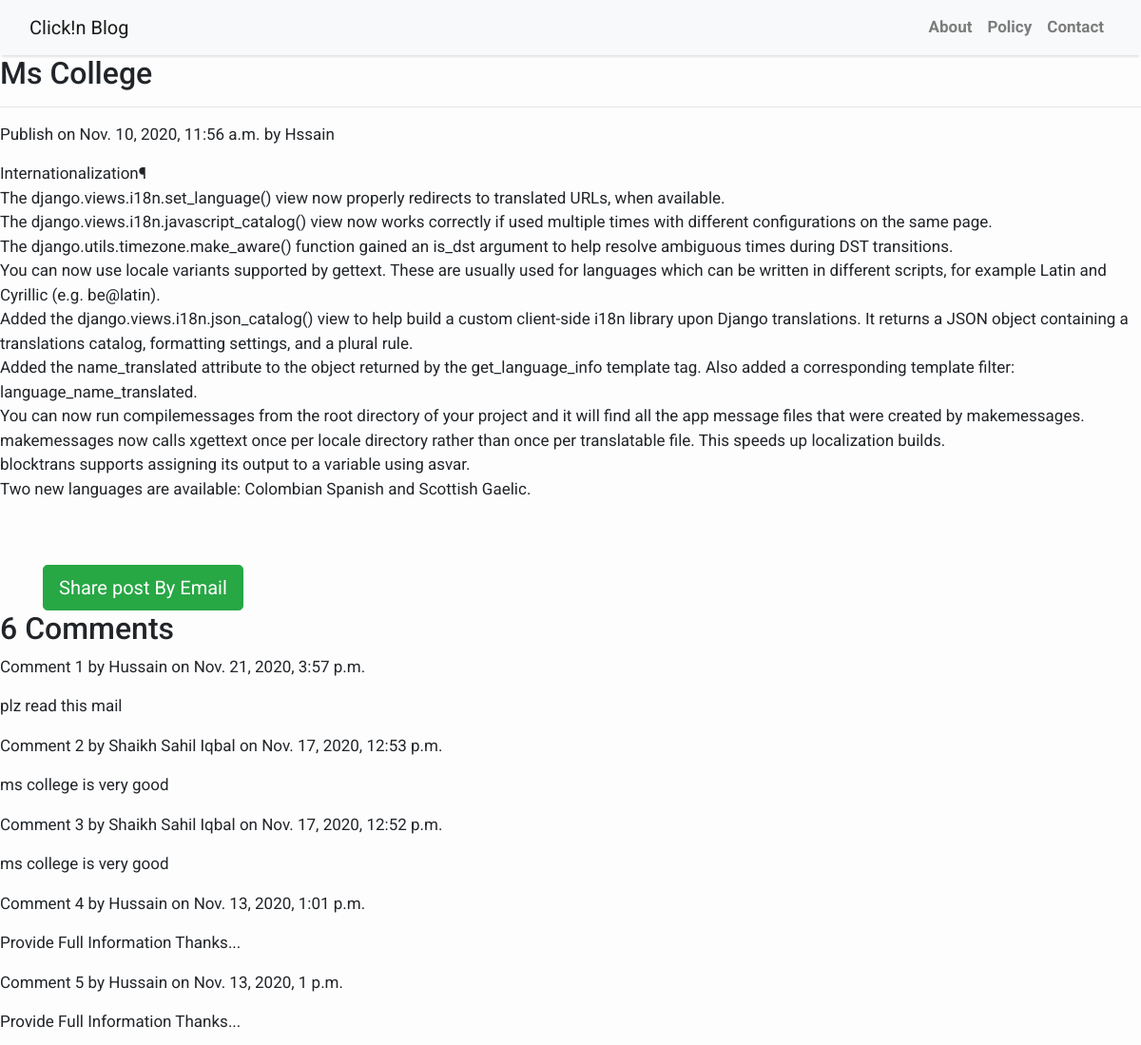
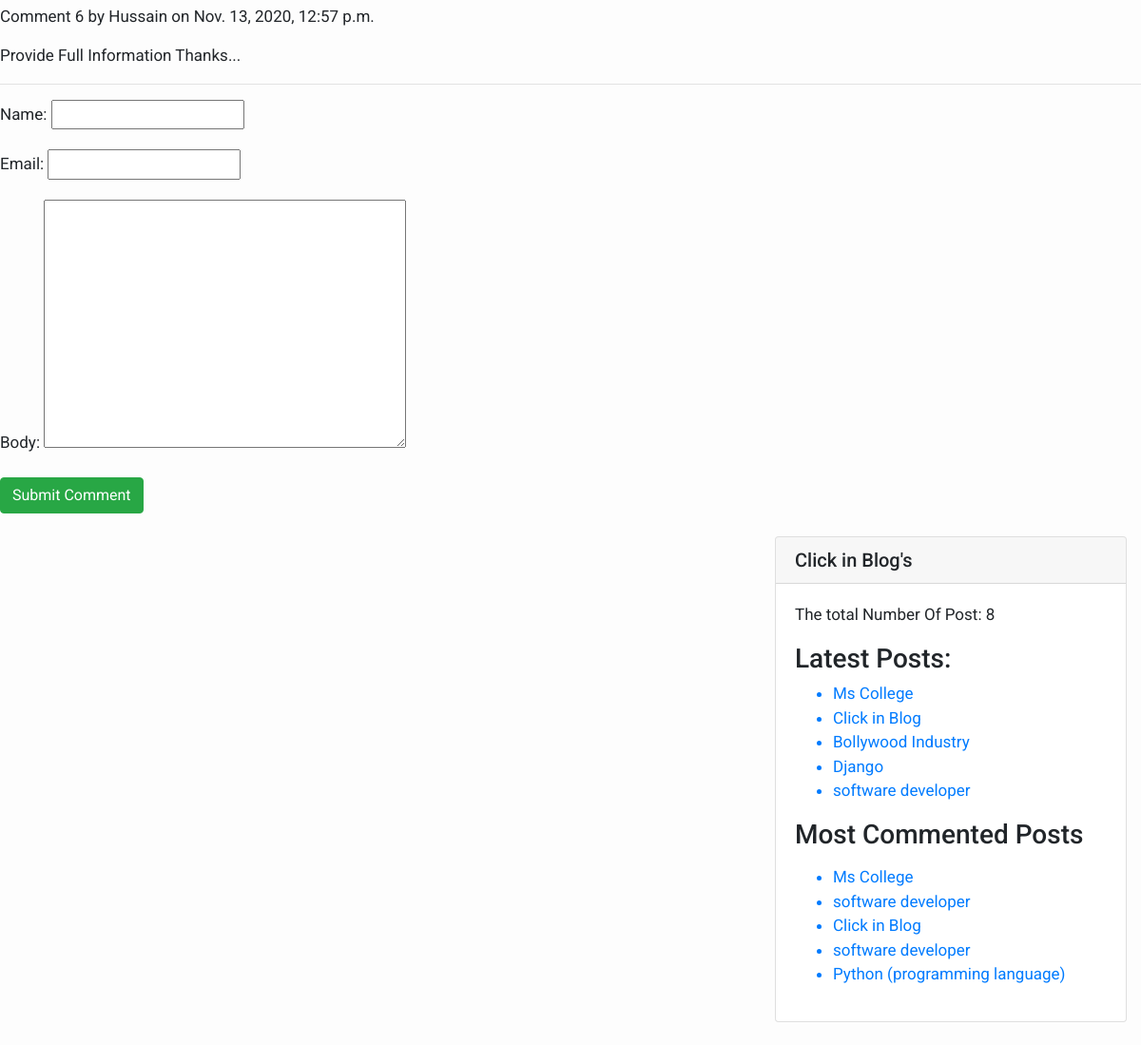
/2020/11/10/ms-college/, run on the app's committed database (2 pictures, top to bottom).
### testapp/models.py (models this page shows, shortened)
class Post(models.Model):
    STATUS_CHOICES=(('draft','Draft'),('published','Published'))
    title=models.CharField(max_length=256)
    slug=models.SlugField(max_length=264,unique_for_date='publish')
    author=models.ForeignKey(User,related_name='blog_posts',on_delete=models.CASCADE,)
    body=models.TextField()
    publish=models.DateTimeField(default=timezone.now)
    created=models.DateTimeField(auto_now=True)
    updated=models.DateTimeField(auto_now=True)
    status=models.CharField(max_length=10,choices=STATUS_CHOICES,default='draft')
    objects=CustomManager()
    tags=TaggableManager()
    class Meta:
        ordering=('-publish',) #descending order of publish
    def get_absolute_url(self):
        return reverse('post_detail',args=[self.publish.year,self.publish.strftime('%m'),self.publish.strftime('%d'),self.slug,])

class Comment(models.Model):
    post=models.ForeignKey(Post,related_name='comments',on_delete=models.CASCADE)
    name=models.CharField(max_length=32)
    email=models.EmailField()
    body=models.TextField()
    created=models.DateTimeField(auto_now_add=True)
    updated=models.DateTimeField(auto_now=True)
    active=models.BooleanField(default=True)
    class Meta:
        ordering=('-created',)

### testapp/views.py (the view)
# urls.py: path('<int:year>/<int:month>/<int:day>/<slug:post>/', views.post_detail_view,name='post_detail'),
def post_detail_view(request,year,month,day,post):
    post=get_object_or_404(Post,slug=post,
                                status='published',
                                publish__year=year,
                                publish__month=month,
                                publish__day=day,)
    comments=post.comments.filter(active=True)
    csubmit=False
    if request.method=='POST':
        form=CommentForm(request.POST)
        if form.is_valid():
            new_comment=form.save(commit=False) #get comment
            new_comment.post=post  #assing post value associte with comment
            new_comment.save()  #save comments
            csubmit=True
    else:
        form=CommentForm()
    return render(request,'testapp/post_detail.html',{'post':post,'form':form,'csubmit':csubmit,'comments':comments})

### testapp/forms.py
class CommentForm(forms.ModelForm):
    class Meta:
        model=Comment
        fields=('name','email','body')

### testapp/models.py (called while the page is built)
    def get_queryset(self):
        return super().get_queryset().filter(status='published')

### testapp/templatetags/blog_tags.py (called while the page is built)
@register.simple_tag
def total_post():
    return Post.objects.count()

@register.inclusion_tag('testapp/latest_posts123.html')
def show_latest_posts(count=3):
    latest_posts=Post.objects.order_by('-publish')[:count]
    return {'latest_posts':latest_posts}

@register.inclusion_tag('testapp/latest_posts123.html')
def get_most_commented_posts(count=5):
    most_commented_posts=Post.objects.annotate(total_comments=Count('comments')).order_by('-total_comments')[:count]
    return {'most_commented_posts':most_commented_posts}

### templates/testapp/post_detail.html (shortened to what this page needs)
{%extends 'testapp/base.html'%}
{%load static%}
  {%block content%}
    <h2>{{post.title}}</h2><hr>
    <p id="date">Publish on {{post.publish}} by {{post.author|title}}</p>
    {{post.body|linebreaks}}<br><br>
    <div class="container",align='center'>
      <a href='/share/{{post.id}}' class='btn btn-lg btn-success' target='__blank__'>Share post By Email</a>
    </div>
    {%with comments.count as comments_count%}
      <h2>{{comments_count}} Comment{{comments_count|pluralize}}</h2>
    {%endwith%}
    {%if comments%}
      {%for comment in comments%}
        <p id='comment'>Comment {{forloop.counter}} by {{comment.name}} on {{comment.created}}</p>
        <div class="cb">{{comment.body|linebreaks}}</div>
      {%endfor%}
      {%else%}
        <p>There are no Comments Yet!!</p>
    {%endif%}<hr>
    {%if csubmit%}
      <h2>Your Comment Added Successfully </h2>
    {%else%}
      <form method="post">
        {{form.as_p}}
        <input type="submit" class="btn btn-success" name="" value="Submit Comment">
      </form>
    {%endif%}
  {%endblock%}

### templates/testapp/latest_posts123.html
<ul>
  {%for post in latest_posts%}
  <a id="link" href="{{post.get_absolute_url}}"><li>{{post.title}}</li></a>
  {%endfor%}
</ul>
<ul>
  {%for post in most_commented_posts%}
  <a id="link" href="{{post.get_absolute_url}}"> <li>{{post.title}}</li> </a>
  {%endfor%}
</ul>

### templates/testapp/base.html (style rules this page uses)
body { font-family: "Roboto", sans-serif; font-size: 17px; background-color: #fdfdfd; }

### data on the page
Post: title "Ms College", publish "Nov. 10, 2020, 11:56 a.m.", author "Hssain", body "Internationalization¶ The django.views.i18n.set_language() view now properly redirects to translated URLs, when available. The django.views.i18n.javascript_catalog() view now works correctly if used multiple times with different configurations on the same page. The django.utils.timezone.make_aware() function gained an is_dst argument to help resolve ambiguous times during DST transitions. You can now use locale variants supported by gettext. These are usually used for languages which can be written in different scripts, for example Latin and Cyrillic (e.g. be@latin). Added the django.views.i18n.json_catalog() view to help build a custom client-side i18n library upon Django translations. It…"
Comment: name "Hussain", created "Nov. 21, 2020, 3:57 p.m.", body "plz read this mail"
Comment: name "Shaikh Sahil Iqbal", created "Nov. 17, 2020, 12:53 p.m.", body "ms college is very good"
Comment: name "Shaikh Sahil Iqbal", created "Nov. 17, 2020, 12:52 p.m.", body "ms college is very good"
Comment: name "Hussain", created "Nov. 13, 2020, 1:01 p.m.", body "Provide Full Information Thanks..."
Comment: name "Hussain", created "Nov. 13, 2020, 1 p.m.", body "Provide Full Information Thanks..."
Comment: name "Hussain", created "Nov. 13, 2020, 12:57 p.m.", body "Provide Full Information Thanks..."
Post: title "Click in Blog"
Post: title "Bollywood Industry"
Post: title "Django"
Post: title "software developer"
Post: title "software developer"
Post: title "Python (programming language)"

### other printed values
{{ comments_count }} "6"
